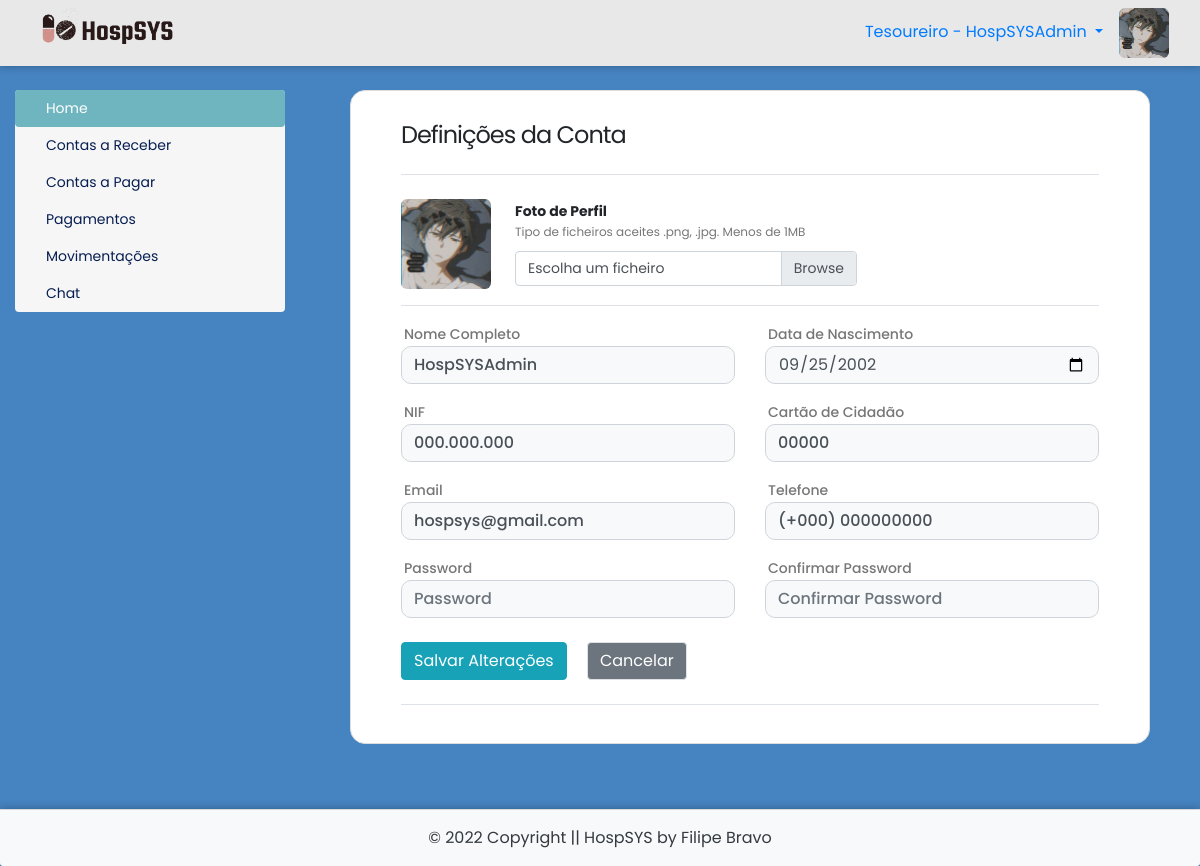
/painel-tesoureiro/index.php?acao=editar-perfil (signed in), run on the app's committed database.
### tables this page shows
CREATE TABLE `utilizadores` (
  `id` int(11) NOT NULL AUTO_INCREMENT,
  `nome` varchar(30) NOT NULL,
  `email` varchar(40) NOT NULL,
  `nif` varchar(20) NOT NULL,
  `cc` varchar(20) NOT NULL,
  `telefone` varchar(20) NOT NULL,
  `data_nascimento` date NOT NULL,
  `data_entrada` date DEFAULT NULL,
  `cedula` varchar(20) DEFAULT NULL,
  `especialidade` int(11) DEFAULT NULL,
  `consultorio` varchar(40) DEFAULT NULL,
  `password` varchar(200) DEFAULT NULL,
  `nivel` varchar(25) NOT NULL,
  `foto` varchar(150) DEFAULT NULL,
  `code` int(50) DEFAULT NULL,
  `status` varchar(30) DEFAULT NULL,
  `estado_conta` varchar(15) NOT NULL,
  PRIMARY KEY (`id`),
  KEY `especialidade` (`especialidade`),
  CONSTRAINT `utilizadores_ibfk_1` FOREIGN KEY (`especialidade`) REFERENCES `especialidades` (`id`) ON DELETE CASCADE
);

### painel-tesoureiro/editar-perfil.php (the view, shortened to what this page needs)
<?php
$id_utilizador = $_SESSION['id_utilizador'];
$resultado = $pdo->query("SELECT * from utilizadores where id = '$id_utilizador'");
$dados = $resultado->fetchAll(PDO::FETCH_ASSOC);
$nome = $dados[0]['nome'];
$nif = $dados[0]['nif'];
$cc = $dados[0]['cc'];
$telefone = $dados[0]['telefone'];
$email = $dados[0]['email'];
$data_nascimento = $dados[0]['data_nascimento'];
?>
<link rel="stylesheet" href="../CSS/editar-perfil.css">
<div class="wrapper bg-white">
  <h4 class="pb-4 border-bottom">Definições da Conta</h4>
  <div class="d-flex align-items-start py-3 border-bottom"> <img src="../img/fotos-perfil/<?php echo $foto?>" class="img" alt="">
    <form id="form" method=POST enctype="multipart/form-data" action="editar-perfil/editar.php">
      <div class="pl-sm-4 pl-2" id="img-section">
        <b>Foto de Perfil</b>
        <p>Tipo de ficheiros aceites .png, .jpg. Menos de 1MB</p>
        <div class="custom-file">
          <label class="custom-file-label" for="foto">Escolha um ficheiro</label>
        </div>
      </div>
    </div>
    <div class="py-2">
      <div class="row py-2">
        <div class="col-md-6">
          <label for="nome">Nome Completo</label>
          <input type="text" class="bg-light form-control" id="nome" placeholder="Nome" name="nome" value="<?php echo $nome ?>">
        </div>
        <div class="col-md-6">
          <label for="data_nascimento">Data de Nascimento</label>
          <input type="date" class="bg-light form-control" id="data_nascimento" name="data_nascimento" value="<?php echo $data_nascimento ?>">
        </div>
      </div>
      <div class="row py-2">
        <div class="col-md-6 pt-md-0 pt-3">
          <label for="nif">NIF</label>
          <input type="text" class="bg-light form-control" id="nif" placeholder="NIF" name="nif" value="<?php echo $nif ?>" disabled>
        </div>
        <div class="col-md-6 pt-md-0 pt-3">
          <label for="cc">Cartão de Cidadão</label>
          <input type="text" class="bg-light form-control" id="cc" placeholder="Cartão de Cidadão" name="cc" value="<?php echo $cc ?>" disabled>
        </div>
      </div>
      <div class="row py-2">
        <div class="col-md-6 pt-md-0 pt-3">
          <label for="email">Email</label>
          <input type="text" class="bg-light form-control" id="email" placeholder="Email" name="email" value="<?php echo $email ?>">
        </div>
        <div class="col-md-6 pt-md-0 pt-3">
          <label for="telefone">Telefone</label>
          <input type="text" class="bg-light form-control" id="telefone" placeholder="Telefone" name="telefone" value="<?php echo $telefone ?>">
        </div>
      </div>
      <div class="row py-2">
        <div class="col-md-6">
          <label for="password">Password</label>
          <input type="password" class="bg-light form-control" id="password" placeholder="Password" name="password" value="">
        </div>
        <div class="col-md-6 pt-md-0 pt-3">
          <label for="confirmar_password">Confirmar Password</label>
          <input type="password" class="bg-light form-control" id="confirmar_password" name="confirmar_password" placeholder="Confirmar Password">
        </div>
      </div>
      <div class="py-3 pb-4 border-bottom">
        <button type="submit" id="Editar" class="btn btn-info mr-3">Salvar Alterações</button>
        <a href="index.php"><button type="button" id="btn-fechar" class="btn btn-secondary border">Cancelar</button></a>
      </div>
</div>
</div>

### painel-tesoureiro/index.php (shortened to what this page needs)
<?php
require_once("../conexao.php");
$id_utilizador = $_SESSION['id_utilizador'];
$resultado_foto = $pdo->query("SELECT * from utilizadores where id = $id_utilizador");
$dados_foto = $resultado_foto->fetchAll(PDO::FETCH_ASSOC);
$foto = $dados_foto[0]['foto'];
$resultado_nome = $pdo->query("SELECT * from utilizadores where id = $id_utilizador");
$dados_nome = $resultado_nome->fetchAll(PDO::FETCH_ASSOC);
$nome_utilizador = $dados_nome[0]['nome'];
$item1 = 'home';
$item2 = 'entradas';
$item3 = 'pagar';
$item4 = 'pagamentos';
$item5 = 'movimentacoes';
$item6 = 'editar-perfil';
$item7 = 'chat';
if(@$_GET['acao'] == $item1){
	$item1ativo = 'active';
}elseif (@$_GET['acao'] == $item2) {
	$item2ativo = 'active';
}elseif (@$_GET['acao'] == $item3) {
	$item3ativo = 'active';
}elseif (@$_GET['acao'] == $item4) {
	$item4ativo = 'active';
}elseif (@$_GET['acao'] == $item5) {
	$item5ativo = 'active';
}elseif (@$_GET['acao'] == $item7) {
	$item7ativo = 'active';
}elseif (@$_GET['acao'] == 'chat1') {
	$item7ativo = 'active';
}else{
	$item1ativo = 'active';
}
?>
<!DOCTYPE html>
<html lang="pt-pt">
<head>
	<link rel="stylesheet" href="https://stackpath.bootstrapcdn.com/bootstrap/4.4.1/css/bootstrap.min.css">
	<link rel="stylesheet" href="../CSS/painel.css">
	<link rel="stylesheet" href="../CSS/footer.css">
	<link rel="stylesheet" href="../CSS/style1.css">
 	<link rel="stylesheet" href="https://cdnjs.cloudflare.com/ajax/libs/font-awesome/5.15.2/css/all.min.css"/>
	<link rel="stylesheet" href="https://cdnjs.cloudflare.com/ajax/libs/font-awesome/5.11.2/css/all.css">
</head>
<body>
	<div style="box-shadow:0px 0px 8px rgba(0, 0, 0, 0.3);">
	<nav class="navbar navbar-light bg-light">
		<div class="col-md-12">
			<img class="float-left" src="../img/logohorizontal.png">
			<div class="float-right">
				<?php echo'<img style="height: 50px; width: 50px; border-radius: 6px;" src="../img/fotos-perfil/'.$foto.'">';?>
			</div>
			<li class="float-right nav-item dropdown">
				<a class="float-right nav-link dropdown-toggle mt-1" href="#" id="navbarDropdown" role="button" data-toggle="dropdown" aria-haspopup="true" aria-expanded="false">
					Tesoureiro - <?php echo $nome_utilizador; ?>
				</a>
			</li>
			</div>
	</div>
<div class="main-container">
	<div class="container-fluid mt-4">
		<div class="row">
			<div class="col-md-3 col-sm-12 mb-4">
				<div class="nav flex-column nav-pills" id="v-pills-tab" role="tablist" aria-orientation="vertical">
					<a class="nav-link <?php echo $item1ativo ?>" id="v-pills-home-tab" href="index.php?acao=<?php echo $item1 ?>" role="tab" aria-controls="v-pills-home" aria-selected="true"><i class="fas fa-home mr-1"></i>Home</a>
					<a class="nav-link <?php echo $item2ativo ?>" id="link-medicos" href="index.php?acao=<?php echo $item2 ?>" role="tab" aria-controls="v-pills-profile" aria-selected="false"><i class="fas fa-money-check-alt mr-1"></i>Contas a Receber</a>
					<a class="nav-link <?php echo $item3ativo ?>" id="v-pills-messages-tab" href="index.php?acao=<?php echo $item3 ?>" role="tab" aria-controls="v-pills-messages" aria-selected="false"><i class="far fa-money-bill-alt mr-1"></i>Contas a Pagar</a>
					<a class="nav-link <?php echo $item4ativo ?>" id="v-pills-messages-tab" href="index.php?acao=<?php echo $item4 ?>" role="tab" aria-controls="v-pills-messages" aria-selected="false"><i class="fas fa-euro-sign mr-1"></i>Pagamentos</a>
					<a class="nav-link <?php echo $item5ativo ?>" id="v-pills-messages-tab" href="index.php?acao=<?php echo $item5 ?>" role="tab" aria-controls="v-pills-messages" aria-selected="false"><i class="fas fa-balance-scale mr-1"></i>Movimentações</a>
					<a class="nav-link <?php echo $item7ativo ?>" id="v-pills-messages-tab" href="index.php?acao=<?php echo $item7 ?>" role="tab" aria-controls="v-pills-messages" aria-selected="false"><i class="fas fa-comments mr-1"></i>Chat</a>
				</div>
			</div>
			<div class="col-md-9 col-sm-12">
				<div class="tab-content" id="v-pills-tabContent">
					<div class="tab-pane fade show active" role="tabpanel">
						<?php if(@$_GET['acao'] == $item1){
							include_once($item1.".php");
						}elseif (@$_GET['acao'] == $item2) {
							include_once($item2.".php");
						}elseif (@$_GET['acao'] == $item3) {
							include_once($item3.".php");
						}elseif (@$_GET['acao'] == $item4) {
							include_once($item4.".php");
						}elseif (@$_GET['acao'] == $item5) {
							include_once($item5.".php");
						}elseif (@$_GET['acao'] == $item6) {
							include_once($item6.".php");
						}elseif (@$_GET['acao'] == $item7) {
							include_once("users.php");
						}elseif (@$_GET['acao'] == 'chat1') {
							include_once("chat.php");
						}else{
							include_once($item1.".php");
						}
						?>
					</div>
				</div>
			</div>
		</div>
	</div>
	<?php if (@$_GET['acao'] != 'chat1') { include('../footers/footer.php'); } ?>
	</div>
</body>
</html>

### CSS/painel.css (style rules this page uses)
body { background-color:#4683c1; }
.navbar { background-color:#e8e8e8 !important; }
.navbar img { width:150px; }
.navbar li { list-style:none; }
.nav { background-color:#f6f6f6 !important; border-radius:4px !important; }
.nav a { color:#071e51; font-size:14px; }
.nav .active { background-color:#6fb5bf !important; }

### CSS/footer.css (style rules this page uses)
* { box-sizing: border-box; }
*:before, *:after { box-sizing: border-box; }
html, body { height: 100%; position: relative; }
.main-container { min-height: 100vh; overflow: hidden; display: block; position: relative; padding-bottom: 100px; }

### CSS/style1.css (style rules this page uses)
* { margin: 0; padding: 0; box-sizing: border-box; text-decoration: none; font-family: 'Poppins', sans-serif; }

### CSS/editar-perfil.css (style rules this page uses)
* { margin: 0; padding: 0; box-sizing: border-box }
.wrapper { padding: 30px 50px; border: 1px solid #ddd; border-radius: 15px; margin: auto; max-width: 800px; margin-bottom: 0px }
h4 { letter-spacing: -1px; font-weight: 400 }
.img { width: 90px; height: 90px; border-radius: 6px; object-fit: cover }
#img-section p, #desativar p { font-size: 12px; color: #777; margin-bottom: 10px; text-align: justify }
#img-section b, #img-section button, #desativar b { font-size: 14px }
label { margin-bottom: 0; font-size: 14px; font-weight: 500; color: #777; padding-left: 3px }
.form-control { border-radius: 10px }
input[placeholder] { font-weight: 500 }

### data on the page
utilizadores: foto (picture), nome "HospSYSAdmin", data_nascimento "09/25/2002", nif "000.000.000", cc "00000", email "hospsys@gmail.com", telefone "(+000) 000000000"
